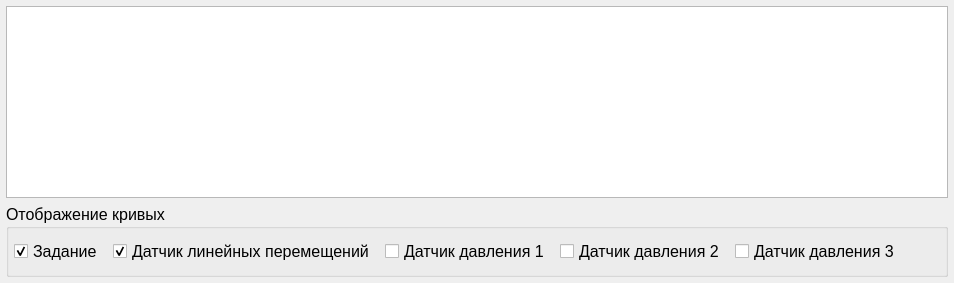
          <widget class="QWidget" name="tab_mainTests_task">
           <attribute name="title">
            <string>График задания</string>
           </attribute>
           <layout class="QVBoxLayout" name="verticalLayout_23">
            <property name="leftMargin">
             <number>6</number>
            </property>
            <property name="topMargin">
             <number>6</number>
            </property>
            <property name="rightMargin">
             <number>6</number>
            </property>
            <property name="bottomMargin">
             <number>6</number>
            </property>
            <item>
             <widget class="Widgets::Chart::ChartView" name="Chart_task"/>
            </item>
            <item>
             <widget class="QGroupBox" name="groupBox_8">
              <property name="sizePolicy">
               <sizepolicy hsizetype="Preferred" vsizetype="Maximum">
                <horstretch>0</horstretch>
                <verstretch>0</verstretch>
               </sizepolicy>
              </property>
              <property name="font">
               <font>
                <family>Segoe UI</family>
                <pointsize>12</pointsize>
               </font>
              </property>
              <property name="title">
               <string>Отображение кривых</string>
              </property>
              <layout class="QHBoxLayout" name="horizontalLayout_12">
               <property name="spacing">
                <number>10</number>
               </property>
               <property name="leftMargin">
                <number>5</number>
               </property>
               <property name="topMargin">
                <number>10</number>
               </property>
               <property name="rightMargin">
                <number>5</number>
               </property>
               <property name="bottomMargin">
                <number>10</number>
               </property>
               <item>
                <widget class="QCheckBox" name="checkBox_showCurve_task">
                 <property name="sizePolicy">
                  <sizepolicy hsizetype="Maximum" vsizetype="Maximum">
                   <horstretch>0</horstretch>
                   <verstretch>0</verstretch>
                  </sizepolicy>
                 </property>
                 <property name="text">
                  <string>Задание</string>
                 </property>
                 <property name="checked">
                  <bool>true</bool>
                 </property>
                </widget>
               </item>
               <item>
                <widget class="QCheckBox" name="checkBox_showCurve_moving">
                 <property name="sizePolicy">
                  <sizepolicy hsizetype="Maximum" vsizetype="Maximum">
                   <horstretch>0</horstretch>
                   <verstretch>0</verstretch>
                  </sizepolicy>
                 </property>
                 <property name="text">
                  <string>Датчик линейных перемещений</string>
                 </property>
                 <property name="checked">
                  <bool>true</bool>
                 </property>
                </widget>
               </item>
               <item>
                <widget class="QCheckBox" name="checkBox_showCurve_pressure_1">
                 <property name="sizePolicy">
                  <sizepolicy hsizetype="Maximum" vsizetype="Maximum">
                   <horstretch>0</horstretch>
                   <verstretch>0</verstretch>
                  </sizepolicy>
                 </property>
                 <property name="text">
                  <string>Датчик давления 1</string>
                 </property>
                 <property name="checkable">
                  <bool>true</bool>
                 </property>
                 <property name="checked">
                  <bool>false</bool>
                 </property>
                </widget>
               </item>
               <item>
                <widget class="QCheckBox" name="checkBox_showCurve_pressure_2">
                 <property name="sizePolicy">
                  <sizepolicy hsizetype="Maximum" vsizetype="Maximum">
                   <horstretch>0</horstretch>
                   <verstretch>0</verstretch>
                  </sizepolicy>
                 </property>
                 <property name="text">
                  <string>Датчик давления 2</string>
                 </property>
                 <property name="checkable">
                  <bool>true</bool>
                 </property>
                 <property name="checked">
                  <bool>false</bool>
                 </property>
                </widget>
               </item>
               <item>
                <widget class="QCheckBox" name="checkBox_showCurve_pressure_3">
                 <property name="enabled">
                  <bool>true</bool>
                 </property>
                 <property name="sizePolicy">
                  <sizepolicy hsizetype="Maximum" vsizetype="Maximum">
                   <horstretch>0</horstretch>
                   <verstretch>0</verstretch>
                  </sizepolicy>
                 </property>
                 <property name="text">
                  <string>Датчик давления 3</string>
                 </property>
                 <property name="checkable">
                  <bool>true</bool>
                 </property>
                 <property name="checked">
                  <bool>false</bool>
                 </property>
                </widget>
               </item>
               <item>
                <spacer name="horizontalSpacer">
                 <property name="orientation">
                  <enum>Qt::Orientation::Horizontal</enum>
                 </property>
                 <property name="sizeHint" stdset="0">
                  <size>
                   <width>40</width>
                   <height>20</height>
                  </size>
                 </property>
                </spacer>
               </item>
              </layout>
             </widget>
            </item>
           </layout>
          </widget>
